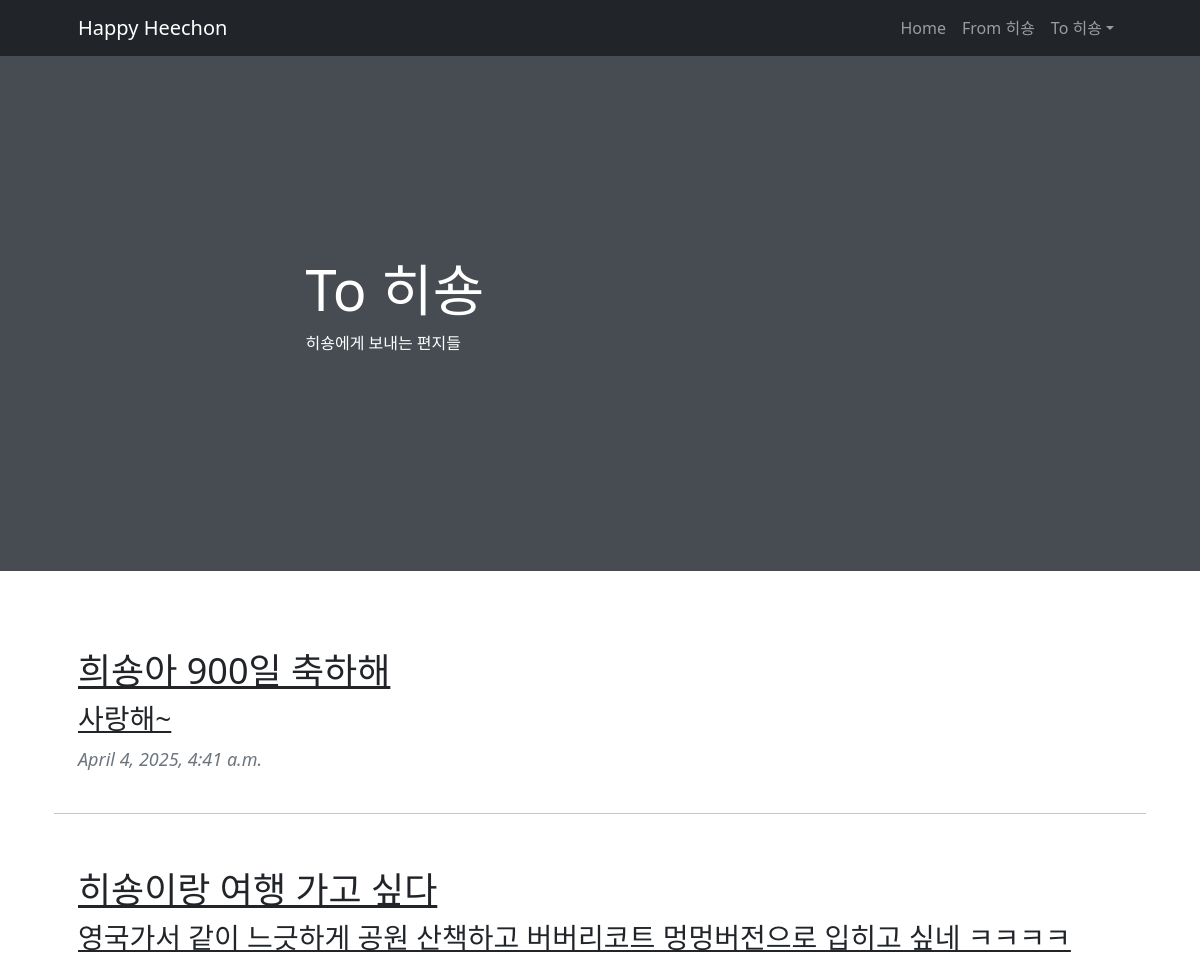
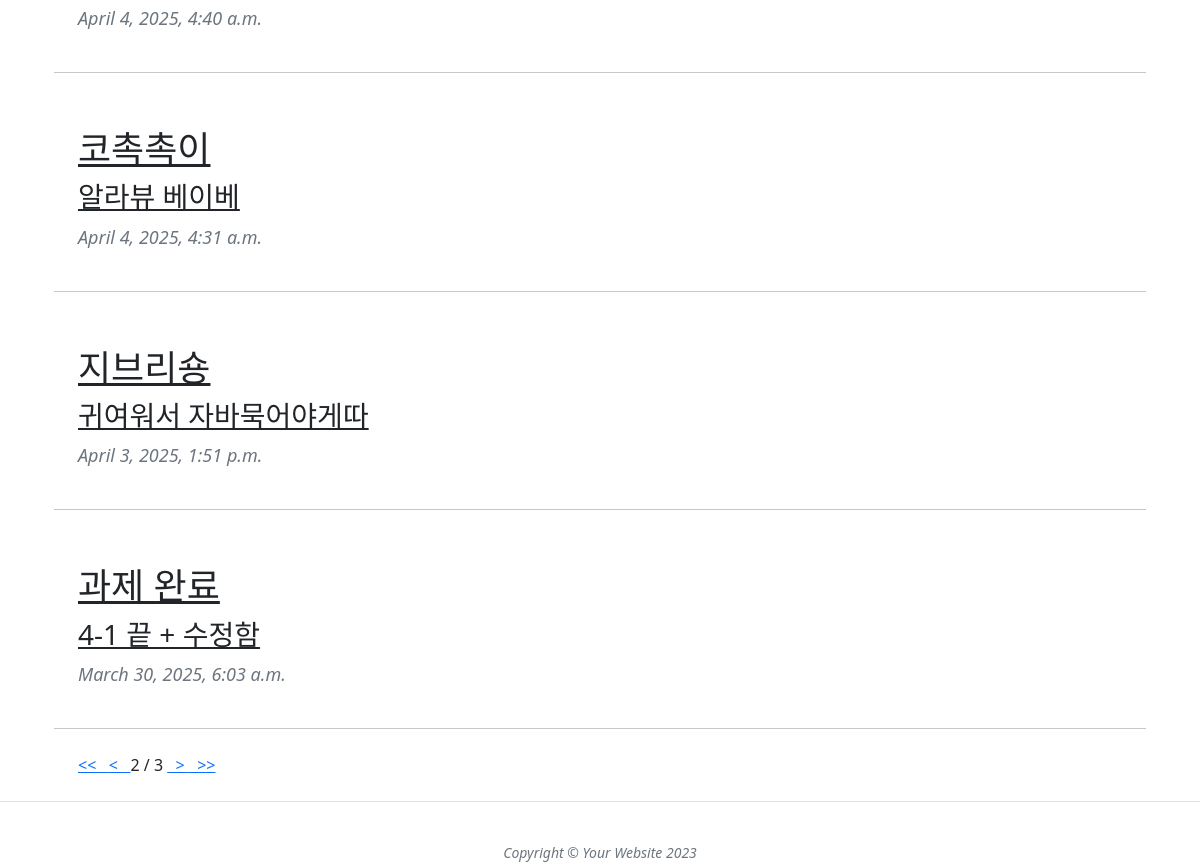
/TOL/toL_list/?page=2, run on the app's committed database (2 pictures, top to bottom).
### cafeMain/models.py (models this page shows)
class Post(models.Model):
    title = models.CharField(verbose_name = "제목", max_length = 128)
    body = models.TextField(verbose_name = "내용", default = "")
    created_at = models.DateTimeField(verbose_name = "작성일", auto_now_add = True)
    photo = models.ImageField(verbose_name = "이미지", blank = True, null = True, upload_to = 'blog_photo')

### ToLove/views.py (the view)
# urls.py: path("toL_list/", views.toL_list, name = "toL_list"),
def toL_list(request):
    letters = Post.objects.all().order_by('-created_at')
    my_paginator = Paginator(letters, 5)
    page_num = request.GET.get('page')
    letters = my_paginator.get_page(page_num)
    return render(request, "toL_list.html", {"letters" : letters})

### ToLove/templates/toL_list.html (shortened to what this page needs)
{% load static %}
<!DOCTYPE html>
<html lang="en">
    <head>
        <link href="https://cdn.jsdelivr.net/npm/bootstrap-icons@1.5.0/font/bootstrap-icons.css" rel="stylesheet" />
        <link href="{% static 'css/styles.css' %}" rel="stylesheet" />
    </head>
    <body class="d-flex flex-column">
        <main class="flex-shrink-0">
            <nav class="navbar navbar-expand-lg navbar-dark bg-dark">
                <div class="container px-5">
                    <a class="navbar-brand" href="index.html">Happy Heechon</a>
                    <div class="collapse navbar-collapse" id="navbarSupportedContent">
                        <ul class="navbar-nav ms-auto mb-2 mb-lg-0">
                            <li class="nav-item"><a class="nav-link" href="{% url 'home' %}">Home</a></li>
                            <li class="nav-item"><a class="nav-link" href="{% url 'fromL' %}">From 히숑</a></li>
                            <li class="nav-item dropdown">
                                <a class="nav-link dropdown-toggle" id="navbarDropdownBlog" href="#" role="button" data-bs-toggle="dropdown" aria-expanded="false">To 히숑</a>
                            </li>
                        </ul>
                    </div>
                </div>
            </nav>
    <header class="masthead">
      <div class="container position-relative px-4 px-lg-5">
        <div class="row gx-4 gx-lg-5 justify-content-center">
          <div class="col-md-10 col-lg-8 col-xl-7">
            <div class="post-heading">
              <h1>To 히숑</h1>
              <p>히숑에게 보내는 편지들</p>
            </div>
          </div>
        </div>
      </div>
    </header>
    <article class="mb-4">
      <div class="container px-4 px-lg-5">
        <div class="row gx-4 gx-lg-5 justify-content-center">
           {% for post in letters %}
          <div class="post-preview">
            <a href="{% url 'toL_detail' post.id %}">
              <h2 class="post-title">{{ post.title }}</h2>
              <h3 class="post-subtitle">{{ post.body }}</h3>
            </a>
            <p class="post-meta">{{ post.created_at }}</p>
          </div>
          <hr class="my-4" />
          {% endfor %}
        <div>
          {% if letters.has_previous %}
          <a href="?page=1"> &lt;&lt; &nbsp; </a>
          <a href="?page={{ letters.previous_page_number }}"> &lt; &nbsp; </a>
          {% endif %}
          <span> {{ letters.number }} </span>
          <span> / </span>
          <span> {{ letters.paginator.num_pages }} </span>
          {% if letters.has_next %}
          <a href="?page={{ letters.next_page_number }}"> &nbsp; &gt; </a>
          <a href="?page={{ letters.paginator.num_pages }}"> &nbsp; &gt;&gt; </a>
          {% endif %}
        </div>
        </div>
      </div>
    </article>
    <footer class="border-top">
      <div class="container px-4 px-lg-5">
        <div class="row gx-4 gx-lg-5 justify-content-center">
          <div class="col-md-10 col-lg-8 col-xl-7">
            <ul class="list-inline text-center">
            </ul>
            <div class="small text-center text-muted fst-italic">
              Copyright &copy; Your Website 2023
            </div>
          </div>
        </div>
      </div>
    </footer>
  </body>
</html>

### data on the page
Post: title "희숑아 900일 축하해", body "사랑해~", created_at "April 4, 2025, 4:41 a.m."
Post: title "히숑이랑 여행 가고 싶다", body "영국가서 같이 느긋하게 공원 산책하고 버버리코트 멍멍버전으로 입히고 싶네 ㅋㅋㅋㅋ", created_at "April 4, 2025, 4:40 a.m."
Post: title "코촉촉이", body "알라뷰 베이베", created_at "April 4, 2025, 4:31 a.m."
Post: title "지브리숑", body "귀여워서 자바묵어야게따", created_at "April 3, 2025, 1:51 p.m."
Post: title "과제 완료", body "4-1 끝 + 수정함", created_at "March 30, 2025, 6:03 a.m."

### other printed values
{{ letters.number }} "2"
{{ letters.paginator.num_pages }} "3"
